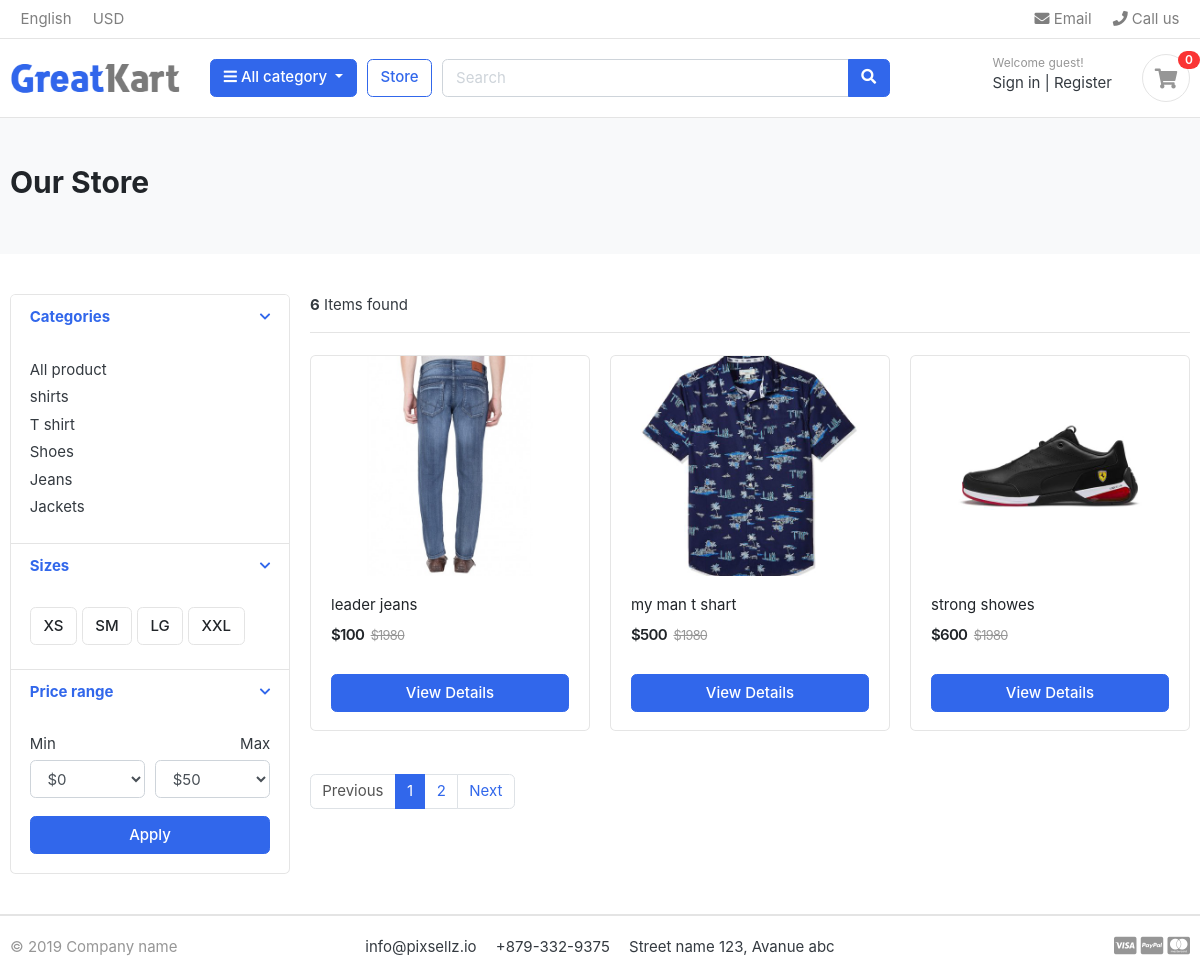
/store/, run on the app's committed database.
### category_app/models.py (models this page shows, shortened)
class Category(models.Model):
    category_name = models.CharField(max_length=50, unique=True)
    slug = models.SlugField(max_length=100, unique=True)
    description = models.TextField(max_length=255, blank=True)
    cat_image = models.ImageField(upload_to='photos/categories', blank=True)
    class Meta:
        verbose_name = 'category'
        verbose_name_plural = 'categories'
    def get_url(self):
        return reverse('products_by_category', args=[self.slug])

### store_app/models.py (models this page shows, shortened)
class Product(models.Model):
    product_name   = models.CharField(max_length=200, unique=True)
    slug           = models.SlugField(max_length=200, unique=True)
    description    = models.TextField(max_length=500, unique=True)
    price          = models.IntegerField()
    images         = models.ImageField(upload_to='photo/products')
    stock          = models.IntegerField()
    is_available   = models.BooleanField(default=True)
    category       = models.ForeignKey(Category, on_delete=models.CASCADE)
    created_date   = models.DateTimeField(auto_now_add=True)
    modified_date  = models.DateTimeField(auto_now=True)
    def get_url(self):
        return reverse('product_detail', args=[self.category.slug, self.slug])

### store_app/views.py (the view)
# urls.py: path('store/', include('store_app.urls')),
def store(request, category_slug=None):
    categories = None
    products   = None
    if category_slug != None:
        categories    = get_object_or_404(Category, slug=category_slug)
        products      = Product.objects.filter(category=categories, is_available=True)
        paginator = Paginator(products,3)
        page      = request.GET.get('page')
        paged_products = paginator.get_page(page)
        product_count = products.count()
    else:
        products = Product.objects.all().filter(is_available=True).order_by('id')
        paginator = Paginator(products,3)
        page      = request.GET.get('page')
        paged_products = paginator.get_page(page)
        product_count = products.count()
    context = {
        'products': paged_products,
        'product_count' : product_count,
    }
    return render(request, 'store/store.html', context)

### carts_app/context_processors.py (called while the page is built)
def counter(request):
    cart_count = 0
    if 'admin' in request.path:
        return {}
    else:
        try:
            cart = Cart.objects.filter(cart_id=_card_id(request))
            cart_items = CartItem.objects.all().filter(cart=cart[:1])
            for i in cart_items:
                cart_count = cart_count + i.quantity
        except Cart.DoesNotExist:
            cart_count = 0
    return dict(cart_count=cart_count)

### carts_app/views.py (called while the page is built)
def _card_id(request):
    cart = request.session.session_key
    if not cart:
        cart = request.session.create()
    return cart

### category_app/context_processors.py (called while the page is built)
def menu_links(request):
    links = Category.objects.all()
    return dict(links=links)

### templates/store/store.html (shortened to what this page needs)
{% extends "base.html" %}
{% load static %}
{% block content %}
    <section class="section-pagetop bg">
    <div class="container">
        {% if 'search' in request.path %}
            <h2 class="title-page">Search Result</h2>
        {% else %}
            <h2 class="title-page">Our Store</h2>
        {% endif %}
    </div>
    </section>
<section class="section-content padding-y">
    <div class="container">
    <div class="row">
        <aside class="col-md-3">
    <div class="card">
        <article class="filter-group">
            <header class="card-header">
                <a href="#" data-toggle="collapse" data-target="#collapse_1" aria-expanded="true" class="">
                    <i class="icon-control fa fa-chevron-down"></i>
                    <h6 class="title">Categories</h6>
                </a>
            </header>
            <div class="filter-content collapse show" id="collapse_1" style="">
                <div class="card-body">
                    <ul class="list-menu">
                    <li><a href="{% url 'store' %}">All product </a></li>
                    {% for i in links %}
                        <li><a href="{{ i.get_url }}">{{ i.category_name }} </a></li>
                    {% endfor %}
                    </ul>
                </div>
            </div>
        </article>
        <article class="filter-group">
            <header class="card-header">
                <a href="#" data-toggle="collapse" data-target="#collapse_4" aria-expanded="true" class="">
                    <i class="icon-control fa fa-chevron-down"></i>
                    <h6 class="title">Sizes </h6>
                </a>
            </header>
            <div class="filter-content collapse show" id="collapse_4" style="">
                <div class="card-body">
                  <label class="checkbox-btn">
                    <span class="btn btn-light"> XS </span>
                  </label>
                  <label class="checkbox-btn">
                    <span class="btn btn-light"> SM </span>
                  </label>
                  <label class="checkbox-btn">
                    <span class="btn btn-light"> LG </span>
                  </label>
                  <label class="checkbox-btn">
                    <span class="btn btn-light"> XXL </span>
                  </label>
            </div>
            </div>
        </article>
        <article class="filter-group">
            <header class="card-header">
                <a href="#" data-toggle="collapse" data-target="#collapse_3" aria-expanded="true" class="">
                    <i class="icon-control fa fa-chevron-down"></i>
                    <h6 class="title">Price range </h6>
                </a>
            </header>
            <div class="filter-content collapse show" id="collapse_3" style="">
                <div class="card-body">
                    <div class="form-row">
                    <div class="form-group col-md-6">
                      <label>Min</label>
                          <select class="mr-2 form-control">
                            <option value="0">$0</option>
                        </select>
                    </div>
                    <div class="form-group text-right col-md-6">
                      <label>Max</label>
                          <select class="mr-2 form-control">
                            <option value="50">$50</option>
                        </select>
                    </div>
                    </div>
                    <button class="btn btn-block btn-primary">Apply</button>
                </div>
            </div>
        </article>
    </div>
        </aside>
        <main class="col-md-9">
    <header class="border-bottom mb-4 pb-3">
            <div class="form-inline">
                <span class="mr-md-auto"><b>{{ product_count }}</b> Items found </span>
            </div>
    </header>
    <div class="row">
        {% if products %}
        {% for i in products %}
        <div class="col-md-4">
            <figure class="card card-product-grid">
                <div class="img-wrap">
                    <a href="{{ i.get_url }}"><img src="{{i.images.url}}"></a>
                </div>
                <figcaption class="info-wrap">
                    <div class="fix-height">
                        <a href="{{ i.get_url }}" class="title">{{i.product_name}}</a>
                        <div class="price-wrap mt-2">
                            <span class="price">${{i.price}}</span>
                            <del class="price-old">$1980</del>
                        </div>
                    </div>
                    <a href="{{ i.get_url }}" class="btn btn-block btn-primary"> View Details  </a>
                </figcaption>
            </figure>
        </div>
        {% endfor %}
        {% else %}
        <div>
            <h2>No result found. Please try again.</h2>
        </div>
        {% endif %}
    </div>
    <nav class="mt-4" aria-label="Page navigation sample">
    {% if products.has_other_pages %}
      <ul class="pagination">
        {% if products.has_previous %}
        <li class="page-item"><a class="page-link" href="?page={{products.previous_page_number}}">Previous</a></li>
        {% else %}
        <li class="page-item disabled"><a class="page-link" href="#">Previous</a></li>
        {% endif %}
        {% for i in products.paginator.page_range %}
            {% if products.number == i %}
                <li class="page-item active"><a class="page-link" href="#">{{i}}</a></li>
            {% else %}
                <li class="page-item"><a class="page-link" href="?page={{i}}">{{i}}</a></li>
            {% endif %}
        {% endfor %}
            {% if products.has_next %}
                <li class="page-item"><a class="page-link" href="?page={{products.next_page_number}}">Next</a></li>
            {% else %}
                <li class="page-item disabled"><a class="page-link" href="#">Next</a></li>
            {% endif %}
        </ul>
    {% endif %}
    </nav>
        </main>
    </div>
    </div>
    </section>
{% endblock %}

### static/css/ui.css (style rules this page uses)
html { font-family: "Inter", sans-serif; font-size: 15px; }
.img-wrap { text-align: center; display: block; }
.img-wrap img { max-width: 100%; }
.price-wrap { letter-spacing: -0.7px; }
.padding-y { padding-top: 40px; padding-bottom: 40px; }
figure { margin-bottom: 0; }
article:after, .form-group:after { display: block; clear: both; content: ""; }
.bg { background-color: #f8f9fa; }
.title-page { color: #212529; }
.btn-light { background-color: #fff; border-color: #e4e4e4; }
[class*=list-] li:after { visibility: hidden; display: block; content: ""; overflow: hidden; height: 0; clear: both; }
.list-menu { list-style: none; margin: 0; padding-left: 0; }
.list-menu li { margin-bottom: 5px; }
.list-menu a { color: #343a40; }
[class*=card-product] a.title { color: #212529; display: block; }
[class*=card-product] .img-wrap { overflow: hidden; position: relative; }
[class*=card-product] .img-wrap img { height: 100%; max-width: 100%; width: auto; display: inline-block; -o-object-fit: cover; object-fit: cover; }
.card-product-grid { margin-bottom: 20px; }
.card-product-grid .img-wrap { border-radius: 0.2rem 0.2rem 0 0; height: 220px; }
.card-product-grid .info-wrap { overflow: hidden; padding: 18px 20px; }
.card-product-grid .fix-height { height: 80px; overflow: hidden; }
.card .img-wrap { overflow: hidden; }
.price { font-weight: 600; color: #212529; }
.price-old { color: #969696; margin-left: 3px; font-size: 85%; }
.icon-control { margin-top: 5px; float: right; font-size: 80%; }
.card-header .title { margin-bottom: 0; line-height: 1.5; }
.filter-group { border-bottom: 1px solid #e4e4e4; }
.filter-group .card-header { border-bottom: 0; }
.filter-group:last-child { border-bottom: 0; }
.checkbox-btn { position: relative; }
.section-pagetop { padding: 45px 0; }

### data on the page
Category: category_name "shirts"
Category: category_name "T shirt"
Category: category_name "Shoes"
Category: category_name "Jeans"
Category: category_name "Jackets"
Product: images (picture), product_name "leader jeans", price "100"
Product: images (picture), product_name "my man t shart", price "500"
Product: images (picture), product_name "strong showes", price "600"

### other printed values
{{ cart_count }} "0"
{{ product_count }} "6"
{{ i }} "1"
{{ i }} "2"
